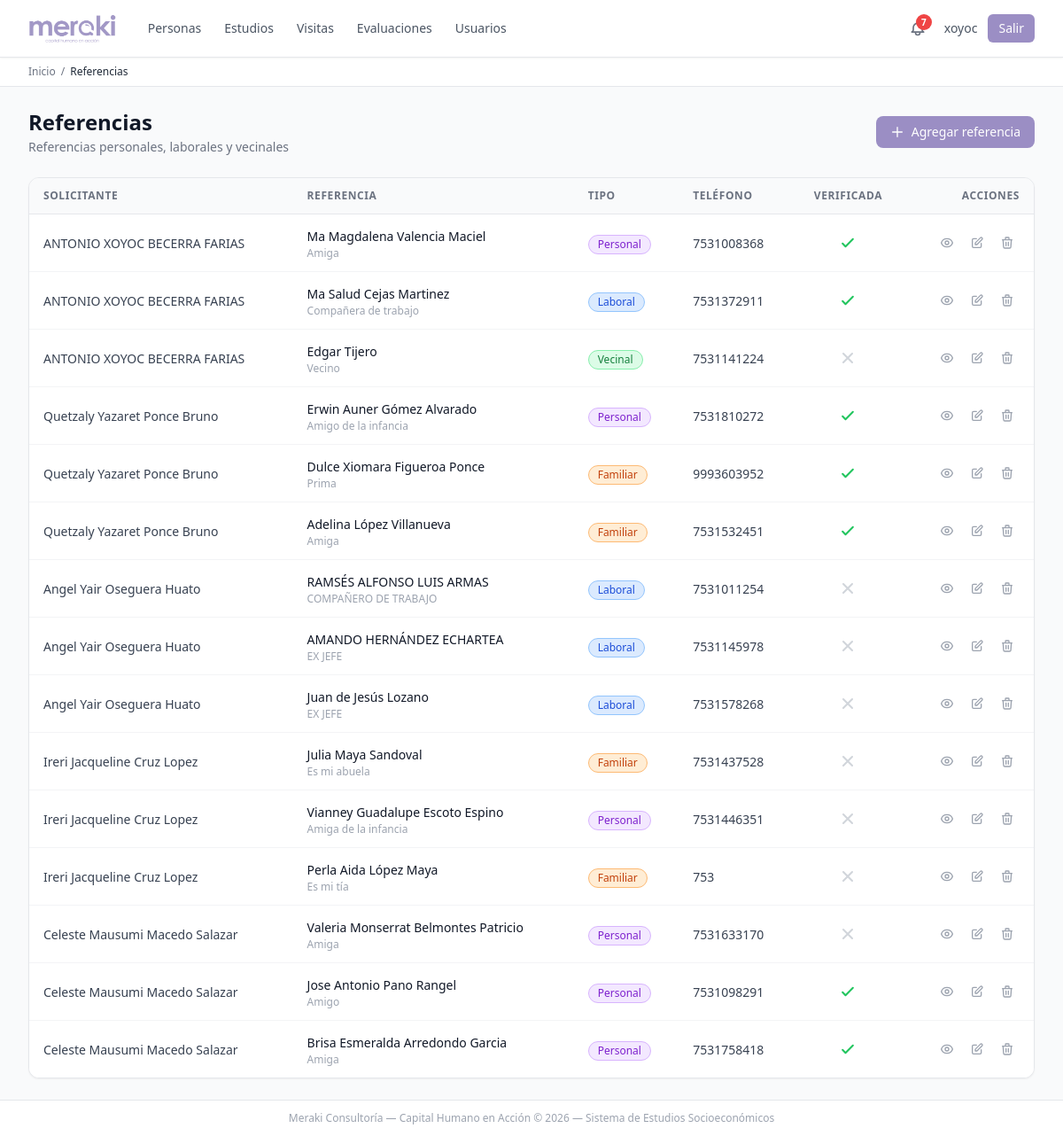
/referencias/ (signed in), run on the app's committed database.
### apps/referencias/models.py (models this page shows, shortened)
class Referencia(TimestampModel):
    persona = models.ForeignKey(Persona, on_delete=models.CASCADE, related_name='referencias')
    TIPO_REFERENCIA = [
        ('PER', 'Personal'),
        ('LAB', 'Laboral'),
        ('VEC', 'Vecinal'),
        ('FAM', 'Familiar'),
        ('COM', 'Comercial'),
    ]
    tipo = models.CharField(max_length=3, choices=TIPO_REFERENCIA)
    nombre = models.CharField(max_length=300)
    telefono = models.CharField(max_length=15)
    email = models.EmailField(blank=True)
    parentesco_o_relacion = models.CharField(max_length=100)
    tiempo_conocer_anios = models.IntegerField(validators=[MinValueValidator(0)])
    domicilio = models.TextField(blank=True)
    actividad_tiempo_libre = models.TextField(
        blank=True,
        verbose_name='Actividades que realiza en su tiempo libre (según referencia)'
    )
    lugares_laborado = models.TextField(
        blank=True,
        verbose_name='Lugares donde ha laborado (según referencia)'
    )
    conducta = models.TextField(
        blank=True,
        verbose_name='Conducta observada (según referencia)'
    )
    cualidades = models.TextField(
        blank=True,
        verbose_name='Cualidades destacadas (según referencia)'
    )
    verificada = models.BooleanField(default=False)
    fecha_verificacion = models.DateTimeField(null=True, blank=True)
    comentarios_verificacion = models.TextField(blank=True)
    class Meta:
        verbose_name_plural = "Referencias"

### apps/personas/models.py (models this page shows, shortened)
class Persona(TimestampModel):
    folio = models.CharField(max_length=20, unique=True, editable=False)
    nombre = models.CharField(max_length=100)
    apellido_paterno = models.CharField(max_length=100)
    apellido_materno = models.CharField(max_length=100, blank=True)
    fecha_nacimiento = models.DateField(null=True, blank=True)
    lugar_nacimiento = models.CharField(max_length=200, blank=True, verbose_name='Lugar de nacimiento')
    TIPO_IDENTIFICACION = [
        ('INE', 'INE/IFE'),
        ('PAS', 'Pasaporte'),
        ('CED', 'Cédula Profesional'),
        ('CAR', 'Cartilla Militar'),
        ('OTR', 'Otro'),
    ]
    tipo_identificacion = models.CharField(max_length=3, choices=TIPO_IDENTIFICACION, blank=True)
    numero_identificacion = models.CharField(max_length=50, blank=True)
    curp = models.CharField(max_length=18, blank=True, validators=[RegexValidator(r'^$|^[A-Z0-9]{18}$', 'CURP inválida (debe tener 18 caracteres alfanuméricos en mayúsculas)')])
    rfc = models.CharField(max_length=13, blank=True, validators=[RegexValidator(r'^[A-Z&Ñ]{4}\d{6}[A-Z0-9]{3}$', 'RFC inválido')])
    nss = models.CharField(max_length=11, blank=True, verbose_name='NSS (Número de Seguridad Social)')
    licencia_manejo_folio = models.CharField(max_length=50, blank=True, verbose_name='Folio de licencia de manejo')
    cartilla_militar_folio = models.CharField(max_length=50, blank=True, verbose_name='Folio de cartilla militar')
    acta_nacimiento_numero = models.CharField(max_length=50, blank=True, verbose_name='Número de acta de nacimiento')
    email = models.EmailField()
    telefono_movil = models.CharField(max_length=15)
    telefono_fijo = models.CharField(max_length=15, blank=True)
    facebook_perfil = models.CharField(max_length=200, blank=True, verbose_name='Perfil de Facebook')
    ESTADO_CIVIL = [
        ('SOL', 'Soltero/a'),
        ('CAS', 'Casado/a'),
        ('ULB', 'Unión Libre'),
        ('DIV', 'Divorciado/a'),
        ('VIU', 'Viudo/a'),
        ('SEP', 'Separado/a'),
        ('OTR', 'Otro'),
    ]
    estado_civil = models.CharField(max_length=3, choices=ESTADO_CIVIL, blank=True)
    numero_dependientes = models.IntegerField(default=0, validators=[MinValueValidator(0)])
    peso = models.DecimalField(
        max_digits=5, decimal_places=2, null=True, blank=True,
        verbose_name='Peso (kg)',
        validators=[MinValueValidator(0), MaxValueValidator(999)]
    )
    estatura = models.DecimalField(
        max_digits=5, decimal_places=2, null=True, blank=True,
        verbose_name='Estatura (cm)',
        validators=[MinValueValidator(0), MaxValueValidator(999)]
    )
    historial_residencias = models.TextField(
        blank=True,
        verbose_name='Historial de residencias anteriores',
        help_text='Lugar, período (año inicio-fin) y motivo del cambio de residencia'
    )
    periodos_sin_laborar = models.TextField(
        blank=True,
        verbose_name='Períodos sin laborar',
        help_text='Período (mes/año inicio-fin) y actividad durante ese tiempo'
    )
    actividades_tiempo_libre = models.TextField(
        blank=True,
        verbose_name='Actividades en tiempo libre',
        help_text='Tipo de actividad, frecuencia y tiempo dedicado'
    )
    activo = models.BooleanField(default=True)
    class Meta:
        verbose_name_plural = "Personas"
        indexes = [
            models.Index(fields=['folio']),
            models.Index(fields=['curp']),
            models.Index(fields=['apellido_paterno', 'apellido_materno', 'nombre']),
        ]
    @property
    def nombre_completo(self):
        return f"{self.nombre} {self.apellido_paterno} {self.apellido_materno}".strip()

### apps/referencias/views.py (the view)
# urls.py: path('', views.ReferenciaListView.as_view(), name='referencia_list'),
class ReferenciaListView(LoginRequiredMixin, ListView):
    model = Referencia
    context_object_name = 'referencias'
    paginate_by = 25

### templates/referencias/referencia_list.html (shortened to what this page needs)
{% extends "base.html" %}
{% block breadcrumbs %}
<div class="bg-white border-b border-gray-200">
  <div class="max-w-7xl mx-auto px-4 sm:px-6 lg:px-8 py-2 text-xs text-gray-500 flex items-center gap-1.5">
    <a href="{% url 'home' %}" class="hover:text-purple-600">Inicio</a>
    <span>/</span>
    <span class="text-gray-800 font-medium">Referencias</span>
  </div>
</div>
{% endblock %}
{% block content %}
<div class="flex flex-col sm:flex-row sm:items-center sm:justify-between gap-4 mb-6">
  <div>
    <h1 class="text-2xl font-bold text-gray-900">Referencias</h1>
    <p class="text-sm text-gray-500 mt-0.5">Referencias personales, laborales y vecinales</p>
  </div>
  <a href="{% url 'referencias:referencia_create' %}"
     class="inline-flex items-center gap-2 px-4 py-2 text-sm font-medium text-white rounded-lg transition-colors self-start sm:self-auto"
     style="background-color: var(--meraki-purple);"
     onmouseover="this.style.backgroundColor='var(--meraki-purple-dark)'"
     onmouseout="this.style.backgroundColor='var(--meraki-purple)'">
    <svg class="h-4 w-4" fill="none" viewBox="0 0 24 24" stroke="currentColor" stroke-width="2">
      <path stroke-linecap="round" stroke-linejoin="round" d="M12 4v16m8-8H4"/>
    </svg>
    Agregar referencia
  </a>
</div>
{% if referencias %}
<div class="bg-white rounded-xl shadow-sm border border-gray-200 overflow-hidden">
  <div class="overflow-x-auto">
    <table class="min-w-full divide-y divide-gray-200">
      <thead class="bg-gray-50">
        <tr>
          <th scope="col" class="px-4 py-3 text-left text-xs font-semibold text-gray-500 uppercase tracking-wider">
            Solicitante
          </th>
          <th scope="col" class="px-4 py-3 text-left text-xs font-semibold text-gray-500 uppercase tracking-wider">
            Referencia
          </th>
          <th scope="col" class="px-4 py-3 text-left text-xs font-semibold text-gray-500 uppercase tracking-wider hidden sm:table-cell">
            Tipo
          </th>
          <th scope="col" class="px-4 py-3 text-left text-xs font-semibold text-gray-500 uppercase tracking-wider hidden md:table-cell">
            Teléfono
          </th>
          <th scope="col" class="px-4 py-3 text-center text-xs font-semibold text-gray-500 uppercase tracking-wider hidden lg:table-cell">
            Verificada
          </th>
          <th scope="col" class="px-4 py-3 text-right text-xs font-semibold text-gray-500 uppercase tracking-wider">
            Acciones
          </th>
        </tr>
      </thead>
      <tbody class="bg-white divide-y divide-gray-100">
        {% for r in referencias %}
        <tr class="hover:bg-purple-50 transition-colors">
          <td class="px-4 py-3">
            <span class="text-sm text-gray-700">{{ r.persona.nombre_completo }}</span>
          </td>
          <td class="px-4 py-3">
            <a href="{% url 'referencias:referencia_detail' pk=r.pk %}"
               class="text-sm font-medium text-gray-900 hover:text-purple-700">
              {{ r.nombre }}
            </a>
            <span class="block text-xs text-gray-400">{{ r.parentesco_o_relacion }}</span>
          </td>
          <td class="px-4 py-3 hidden sm:table-cell">
            {% if r.tipo == 'PER' %}
            <span class="inline-flex items-center px-2.5 py-0.5 rounded-full text-xs font-medium bg-purple-100 text-purple-700 border border-purple-300">Personal</span>
            {% elif r.tipo == 'LAB' %}
            <span class="inline-flex items-center px-2.5 py-0.5 rounded-full text-xs font-medium bg-blue-100 text-blue-700 border border-blue-300">Laboral</span>
            {% elif r.tipo == 'VEC' %}
            <span class="inline-flex items-center px-2.5 py-0.5 rounded-full text-xs font-medium bg-green-100 text-green-700 border border-green-300">Vecinal</span>
            {% elif r.tipo == 'FAM' %}
            <span class="inline-flex items-center px-2.5 py-0.5 rounded-full text-xs font-medium bg-orange-100 text-orange-700 border border-orange-300">Familiar</span>
            {% elif r.tipo == 'COM' %}
            <span class="inline-flex items-center px-2.5 py-0.5 rounded-full text-xs font-medium bg-gray-100 text-gray-700 border border-gray-300">Comercial</span>
            {% endif %}
          </td>
          <td class="px-4 py-3 hidden md:table-cell">
            <span class="text-sm text-gray-700">{{ r.telefono }}</span>
          </td>
          <td class="px-4 py-3 text-center hidden lg:table-cell">
            {% if r.verificada %}
            <svg class="h-5 w-5 text-green-500 mx-auto" fill="none" viewBox="0 0 24 24" stroke="currentColor" stroke-width="2.5" aria-label="Verificada">
              <path stroke-linecap="round" stroke-linejoin="round" d="M5 13l4 4L19 7"/>
            </svg>
            {% else %}
            <svg class="h-5 w-5 text-gray-300 mx-auto" fill="none" viewBox="0 0 24 24" stroke="currentColor" stroke-width="2.5" aria-label="Sin verificar">
              <path stroke-linecap="round" stroke-linejoin="round" d="M6 18L18 6M6 6l12 12"/>
            </svg>
            {% endif %}
          </td>
          <td class="px-4 py-3 whitespace-nowrap text-right">
            <div class="flex items-center justify-end gap-1.5">
              <a href="{% url 'referencias:referencia_detail' pk=r.pk %}"
                 class="p-1.5 text-gray-400 hover:text-purple-600 hover:bg-purple-50 rounded-md transition-colors"
                 title="Ver detalle">
              </a>
              <a href="{% url 'referencias:referencia_update' pk=r.pk %}"
                 class="p-1.5 text-gray-400 hover:text-blue-600 hover:bg-blue-50 rounded-md transition-colors"
                 title="Editar">
                <svg class="h-4 w-4" fill="none" viewBox="0 0 24 24" stroke="currentColor" stroke-width="2">
                  <path stroke-linecap="round" stroke-linejoin="round" d="M11 5H6a2 2 0 00-2 2v11a2 2 0 002 2h11a2 2 0 002-2v-5m-1.414-9.414a2 2 0 112.828 2.828L11.828 15H9v-2.828l8.586-8.586z"/>
                </svg>
              </a>
              <a href="{% url 'referencias:referencia_delete' pk=r.pk %}"
                 class="p-1.5 text-gray-400 hover:text-red-600 hover:bg-red-50 rounded-md transition-colors"
                 title="Eliminar">
                <svg class="h-4 w-4" fill="none" viewBox="0 0 24 24" stroke="currentColor" stroke-width="2">
                  <path stroke-linecap="round" stroke-linejoin="round" d="M19 7l-.867 12.142A2 2 0 0116.138 21H7.862a2 2 0 01-1.995-1.858L5 7m5 4v6m4-6v6m1-10V4a1 1 0 00-1-1h-4a1 1 0 00-1 1v3M4 7h16"/>
                </svg>
              </a>
            </div>
          </td>
        </tr>
        {% endfor %}
      </tbody>
    </table>
  </div>
</div>
{% else %}
{% url 'referencias:referencia_create' as create_url %}
{% endif %}
{% endblock %}

### templates/base.html (shortened to what this page needs)
{% load static %}
<!DOCTYPE html>
<html lang="es" class="h-full bg-gray-50">
<head>
  <script src="https://cdn.tailwindcss.com"></script>
</head>
<body class="h-full flex flex-col bg-gray-50">
  <nav class="bg-white shadow-sm border-b border-gray-200 sticky top-0 z-20">
    <div class="max-w-7xl mx-auto px-4 sm:px-6 lg:px-8">
      <div class="flex justify-between h-16">
        <div class="flex items-center gap-6">
          <a href="{% url 'home' %}" class="flex items-center gap-2">
            <img src="{% static 'img/logotipo.png' %}" height="32" alt="Meraki Consultoría" class="h-8 w-auto">
          </a>
          {% if user.is_authenticated %}
          <div class="hidden md:flex items-center gap-0.5">
            {% if 'personas' in modulos_permitidos %}
            <a href="{% url 'personas:persona_list' %}"
               class="px-3 py-2 rounded-md text-sm font-medium text-gray-600 hover:bg-purple-50 hover:text-purple-700">
              Personas
            </a>
            {% endif %}
            {% if 'estudios' in modulos_permitidos %}
            <a href="{% url 'estudios:estudio_list' %}"
               class="px-3 py-2 rounded-md text-sm font-medium text-gray-600 hover:bg-purple-50 hover:text-purple-700">
              Estudios
            </a>
            {% endif %}
            {% if 'visitas' in modulos_permitidos %}
            <a href="{% url 'visitas:agenda_inspector' %}"
               class="px-3 py-2 rounded-md text-sm font-medium text-gray-600 hover:bg-purple-50 hover:text-purple-700">
              Visitas
            </a>
            {% endif %}
            {% if 'evaluacion' in modulos_permitidos %}
            <a href="{% url 'evaluacion:evaluacionriesgo_list' %}"
               class="px-3 py-2 rounded-md text-sm font-medium text-gray-600 hover:bg-purple-50 hover:text-purple-700">
              Evaluaciones
            </a>
            {% endif %}
            {% if es_analista or user.is_superuser %}
            <a href="{% url 'usuarios:usuario_list' %}"
               class="px-3 py-2 rounded-md text-sm font-medium text-gray-600 hover:bg-purple-50 hover:text-purple-700">
              Usuarios
            </a>
            {% endif %}
          </div>
          {% endif %}
        </div>
        {% if user.is_authenticated %}
        <div class="flex items-center gap-3">
          <div id="notif-badge-wrap"
               hx-get="{% url 'notificaciones:notif_count' %}"
               hx-trigger="every 30s"
               hx-swap="innerHTML">
            {% include 'components/notif_badge.html' with notif_count=notif_count_global %}
          </div>
          <a href="{% url 'usuarios:mi_perfil' %}"
             class="hidden sm:inline text-sm text-gray-600 hover:text-purple-700 hover:underline"
             title="Ver mi perfil">
            {{ user.get_full_name|default:user.username }}
          </a>
          <form method="post" action="{% url 'logout' %}">
            <button type="submit"
                    class="px-3 py-1.5 text-white text-sm font-medium rounded-md transition-colors"
                    style="background-color: var(--meraki-purple);"
                    onmouseover="this.style.backgroundColor='var(--meraki-purple-dark)'"
                    onmouseout="this.style.backgroundColor='var(--meraki-purple)'">
              Salir
            </button>
          </form>
        </div>
        {% endif %}
      </div>
    </div>
  </nav>
  {% block breadcrumbs %}{% endblock %}
  <main class="flex-1 max-w-7xl mx-auto w-full px-4 sm:px-6 lg:px-8 py-6">
    {% block content %}{% endblock %}
  </main>
  <footer class="bg-white border-t border-gray-200 py-3 text-center text-xs text-gray-400">
    Meraki Consultoría — Capital Humano en Acción &copy; {% now "Y" %} — Sistema de Estudios Socioeconómicos
  </footer>
</body>
</html>

### data on the page
Referencia: persona.nombre_completo "ANTONIO XOYOC BECERRA FARIAS", nombre "Ma Magdalena Valencia Maciel", parentesco_o_relacion "Amiga", tipo "Personal", telefono "7531008368", verificada True (drawn)
Referencia: persona.nombre_completo "ANTONIO XOYOC BECERRA FARIAS", nombre "Ma Salud Cejas Martinez", parentesco_o_relacion "Compañera de trabajo", tipo "Laboral", telefono "7531372911", verificada True (drawn)
Referencia: persona.nombre_completo "ANTONIO XOYOC BECERRA FARIAS", nombre "Edgar Tijero", parentesco_o_relacion "Vecino", tipo "Vecinal", telefono "7531141224", verificada False (drawn)
Referencia: persona.nombre_completo "Quetzaly Yazaret Ponce Bruno", nombre "Erwin Auner Gómez Alvarado", parentesco_o_relacion "Amigo de la infancia", tipo "Personal", telefono "7531810272", verificada True (drawn)
Referencia: persona.nombre_completo "Quetzaly Yazaret Ponce Bruno", nombre "Dulce Xiomara Figueroa Ponce", parentesco_o_relacion "Prima", tipo "Familiar", telefono "9993603952", verificada True (drawn)
Referencia: persona.nombre_completo "Quetzaly Yazaret Ponce Bruno", nombre "Adelina López Villanueva", parentesco_o_relacion "Amiga", tipo "Familiar", telefono "7531532451", verificada True (drawn)
Referencia: persona.nombre_completo "Angel Yair Oseguera Huato", nombre "RAMSÉS ALFONSO LUIS ARMAS", parentesco_o_relacion "COMPAÑERO DE TRABAJO", tipo "Laboral", telefono "7531011254", verificada False (drawn)
Referencia: persona.nombre_completo "Angel Yair Oseguera Huato", nombre "AMANDO HERNÁNDEZ ECHARTEA", parentesco_o_relacion "EX JEFE", tipo "Laboral", telefono "7531145978", verificada False (drawn)
Referencia: persona.nombre_completo "Angel Yair Oseguera Huato", nombre "Juan de Jesús Lozano", parentesco_o_relacion "EX JEFE", tipo "Laboral", telefono "7531578268", verificada False (drawn)
Referencia: persona.nombre_completo "Ireri Jacqueline Cruz Lopez", nombre "Julia Maya Sandoval", parentesco_o_relacion "Es mi abuela", tipo "Familiar", telefono "7531437528", verificada False (drawn)
Referencia: persona.nombre_completo "Ireri Jacqueline Cruz Lopez", nombre "Vianney Guadalupe Escoto Espino", parentesco_o_relacion "Amiga de la infancia", tipo "Personal", telefono "7531446351", verificada False (drawn)
Referencia: persona.nombre_completo "Ireri Jacqueline Cruz Lopez", nombre "Perla Aida López Maya", parentesco_o_relacion "Es mi tía", tipo "Familiar", telefono "753", verificada False (drawn)
Referencia: persona.nombre_completo "Celeste Mausumi Macedo Salazar", nombre "Valeria Monserrat Belmontes Patricio", parentesco_o_relacion "Amiga", tipo "Personal", telefono "7531633170", verificada False (drawn)
Referencia: persona.nombre_completo "Celeste Mausumi Macedo Salazar", nombre "Jose Antonio Pano Rangel", parentesco_o_relacion "Amigo", tipo "Personal", telefono "7531098291", verificada True (drawn)
Referencia: persona.nombre_completo "Celeste Mausumi Macedo Salazar", nombre "Brisa Esmeralda Arredondo Garcia", parentesco_o_relacion "Amiga", tipo "Personal", telefono "7531758418", verificada True (drawn)

### other printed values
{{ notif_count }} "7"
{{ user.get_full_name|default:user.username }} "xoyoc"
